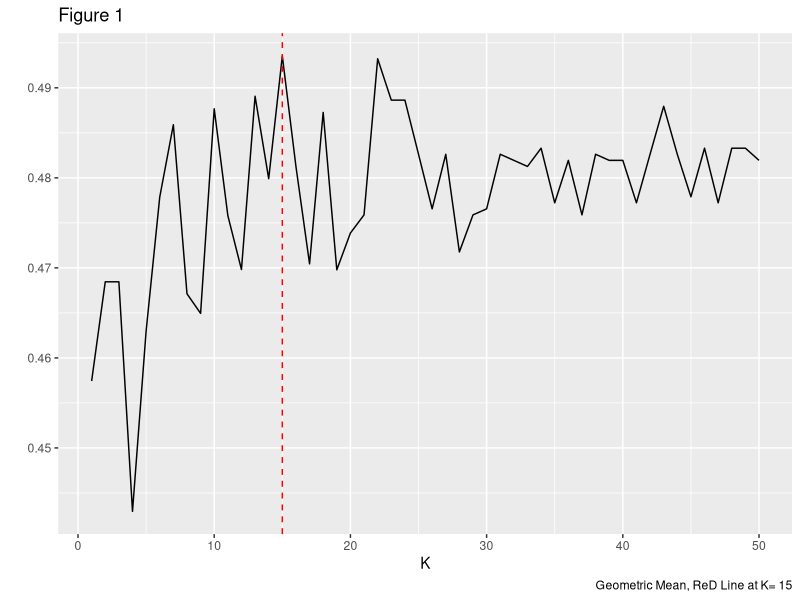
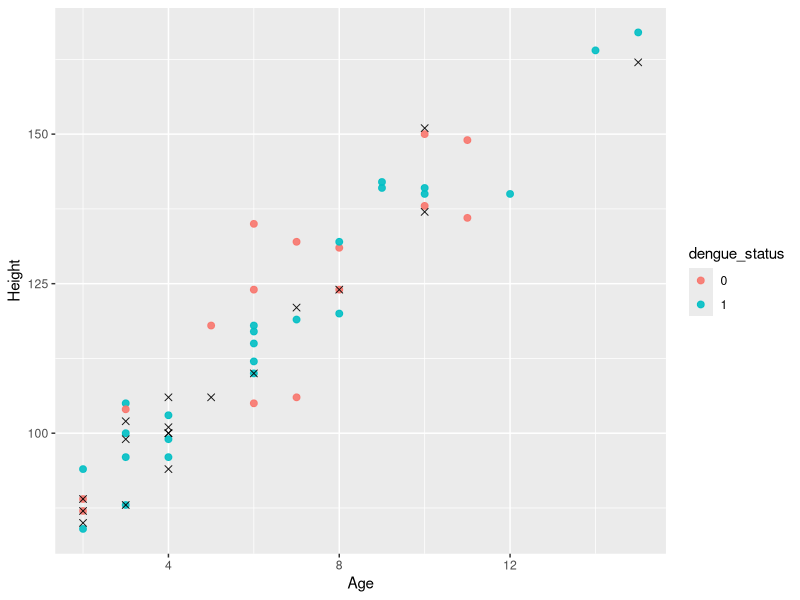

Here is the R script that generated these plots, in order:
## ---- chunk 1
library(ggplot2)
library(broom)
library(gridExtra)
library(dplyr)
library(class)
library(tidyverse)
## ---- chunk 2
knitr::opts_chunk$set(echo = TRUE)
## ---- chunk 3
dengue<-read.csv("dengueData.csv")
## ---- chunk 4
sum(is.na(dengue))
na.omit(dengue)
## ---- chunk 5
glimpse(dengue)
## ---- chunk 6
knnDemo<-data.frame("dengue_status"= dengue$Y,"Age"= dengue$Age, "Height"= dengue$Height)
## ---- chunk 7
n<-nrow(knnDemo)
set.seed(363663)
demoSelectRow<-sample(1:n,n*0.9,replace = "FALSE")
demoTrain<-knnDemo[demoSelectRow,]
demoTest<-knnDemo[-demoSelectRow,]

true1<-which(demoTest$dengue_status == 1)
true0<-which(demoTest$dengue_status == 0)

ntrue1<-length(true1)
ntrue0<-length(true0)

storeK<-data.frame("K"=rep(NA,50),"GMean"=rep(NA,50))

for(i in 1:50){
  storeK$K[i]<-i
  Kpreds<-knn(demoTrain[,c(2,3)],demoTest[,c(2,3)],k=i,cl=demoTrain$dengue_status)
  sensitivity<-sum(Kpreds[true1] == 1)/ntrue1
  specificity<-sum(Kpreds[true0] == 0)/ntrue0
  storeK$GMean[i]<-sqrt(sensitivity*specificity)
}

knnDemoPlot<-ggplot(storeK,aes(K,GMean))+
  geom_line()+
  labs(caption = paste("Geometric Mean, ReD Line at K=", which.max(storeK$GMean)),title = "Figure 1",y = " ")+
  geom_vline(xintercept = which.max(storeK$GMean),lty = 2,col="red")
knnDemoPlot

## ---- chunk 8
numb<-nrow(knnDemo)
DemoSubsetRow<-sample(1:numb,numb*0.01,replace = FALSE)
SetForDemo<-knnDemo[DemoSubsetRow,]  

demoNum<-nrow(SetForDemo)
SelectIn_Demo<-sample(1:demoNum,demoNum*0.7,replace = FALSE)
demoTrain<-SetForDemo[SelectIn_Demo,]
demoTest<-SetForDemo[-SelectIn_Demo,]
## ---- chunk 9
demoTrain<-demoTrain%>%
  mutate(dengue_status=as.character(dengue_status))
demoTest<-demoTest%>%
  mutate(dengue_status_test=as.character(dengue_status))
ggplot()+
  geom_point(data = demoTrain,aes(x=Age,y=Height,col=dengue_status),size=2,alpha=0.9,shape=19)+
  geom_point(data =demoTest,aes(x=Age,y=Height),size=2,alpha=0.9,shape=4)
  
  
## ---- chunk 10
example_data<-data.frame("Age"= rep(NA,1),"Height"=rep(NA,1))
example_data$Age[1]<-8
example_data$Height[1]<-100


#Kpreds_sample<-knn(demoTrain[,c(2,3)],example_data[,c(1,2)],k=i,cl=demoTrain$dengue_status)

for(j in 1:20){
  Kpreds_sample<-knn(demoTrain[,c(2,3)],example_data[,c(1,2)],k=j,cl=demoTrain$dengue_status)
  
}
## ---- chunk 11
knnActual<-dengue
knnActual<-knnActual%>%
  mutate(Flush=as.character(Flush),
        Hepatomegaly=as.character(Hepatomegaly),
        Rash=as.character(Rash))
knnActual<-knnActual%>%
  mutate(Flush = recode(Flush,"TRUE" = "1",
         "FALSE" = "0"),
         Hepatomegaly = recode(Hepatomegaly,"TRUE" = "1",
                               "FALSE" = "0"),
         Rash = recode(Rash,"TRUE" = "1",
                      "FALSE" = "0"))
## ---- chunk 12
dengueNum<-nrow(knnActual)
set.seed(363663)
pool<-rep(1:10,573)

foldDengue<-sample(pool,5726,replace = FALSE)

storeK<-data.frame("K"=rep(NA,50))


for (K in 1:50) {
  #Store k
  storeK$K[K]<-K
  #Store predictions from inner
  store_inner<-data.frame("Yhat"= rep(NA,5726))
  #store_inner<-store_inner%>%
    #mutate(YHat=as.character(YHat))


  
  for(p in 1:10){
    infold<-which(foldDengue == p)
    dengueTrain<-knnActual[-infold,]
    dengueTest<-knnActual[infold,]
    
    k_preds_dengue<-knn(dengueTrain[,c(1:11)],dengueTest[,c(1:11)],cl=dengueTrain$Y,k=K)
    
    store_inner$YHat[infold]<-as.numeric(as.character(k_preds_dengue))
    
  }

  
  
  
}
